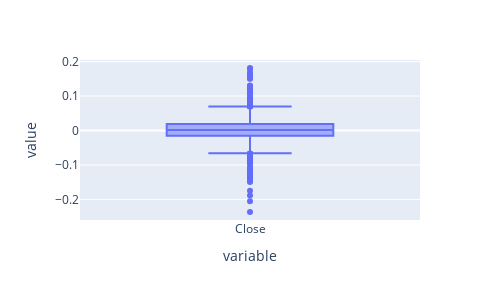

Write notebook code for a chart like this one.
### Code cell
#Box using plotly
log_returns.plot(kind='box').update_layout(autosize=False,width=500,height=300)

### Figure 1 — Plotly figure (JSON) as saved in the notebook; plotly's stock layout.template omitted (floating-point values rounded to 4 significant figures; data arrays with more than 128 entries replaced by an {"elided": "..."} marker saying what was removed)
{"data": [{"alignmentgroup": "True", "hovertemplate": "variable=%{x}<br>value=%{y}<extra></extra>", "legendgroup": "", "marker": {"color": "#636efa"}, "name": "", "notched": false, "offsetgroup": "", "orientation": "v", "showlegend": false, "type": "box", "x": {"elided": "2325 str values"}, "x0": " ", "xaxis": "x", "y": {"elided": "2325 float values"}, "y0": " ", "yaxis": "y"}], "layout": {"autosize": false, "boxmode": "group", "height": 300, "legend": {"tracegroupgap": 0}, "margin": {"t": 60}, "width": 500, "xaxis": {"anchor": "y", "autorange": true, "domain": [0, 1], "range": [-0.5, 0.5], "title": {"text": "variable"}, "type": "category"}, "yaxis": {"anchor": "x", "autorange": true, "domain": [0, 1], "range": [-0.2597, 0.2047], "title": {"text": "value"}, "type": "linear"}}}
